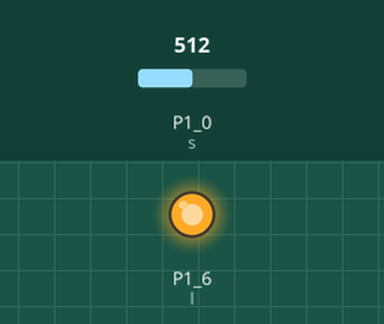
Recording of a sketch running on a simulated TI MSP430 LaunchPad. Parts: output pins drawn as LEDs (lit = HIGH). Inputs (shaded band) come from the test bench; at power-on: P1_0 (s) = 512.

Above: at 0.1 s.
Timing chart, 0 to 1.6 s (numbered marks = the images above):
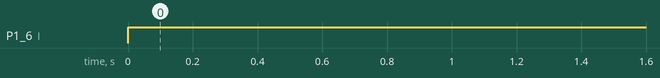

The sketch:

skeSENSOR.ino
```cpp
const int l=P1_6;
const int s=P1_0;
const int t=200;
void setup() {
Serial.begin(9600);
pinMode(l,OUTPUT);
pinMode(s,INPUT);
}

void loop() {

int s1=analogRead(s);
if(s1>=t)
{
  digitalWrite(l,HIGH);
delay(30000);


}
else
{
digitalWrite(l,LOW);

  }
}
```

Measured:
- by itself, P1_6 (l): LOW → HIGH at 0.00 s
